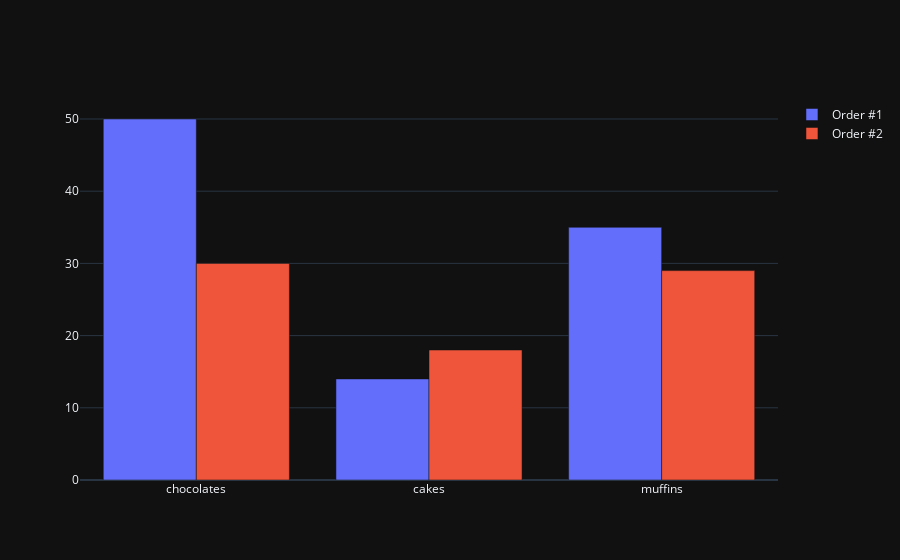

The notebook cell saved with this chart:
### Code cell
# Displaying orders in Bar Charts
order1_qty = [50, 14, 35]
order2_qty = [30, 18, 29]
trace1 = go.Bar(
    x=items,
    y=order1_qty,
    name='Order #1'
)
trace2 = go.Bar(
    x=items,
    y=order2_qty,
    name='Order #2'
)
data = [trace1, trace2]
layout = go.Layout(
    barmode='group',
)
figure = go.Figure(data=data, layout=layout)
offline.iplot(figure)

### Figure 1 — Plotly figure (JSON) as saved in the notebook; plotly's stock layout.template omitted (floating-point values rounded to 4 significant figures)
{"data": [{"name": "Order #1", "x": ["chocolates", "cakes", "muffins"], "y": [50, 14, 35], "type": "bar"}, {"name": "Order #2", "x": ["chocolates", "cakes", "muffins"], "y": [30, 18, 29], "type": "bar"}], "layout": {"barmode": "group"}}
